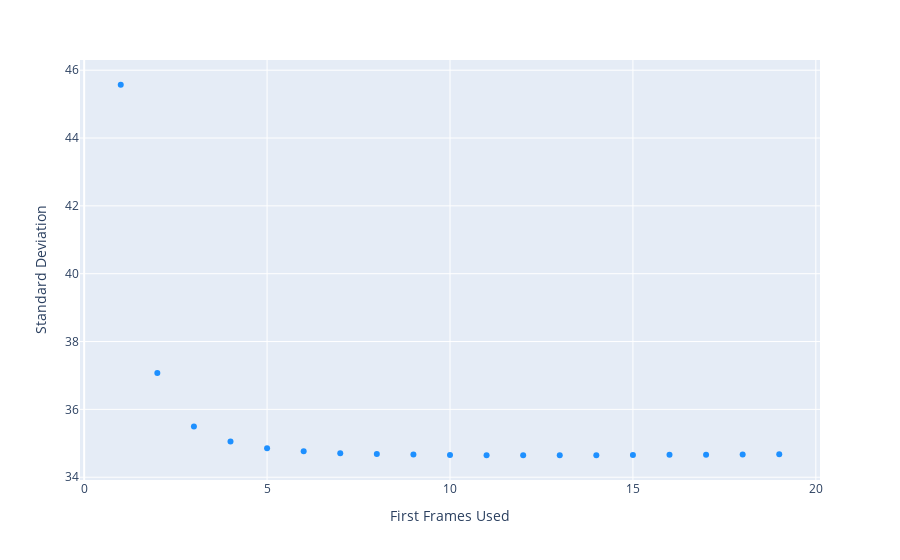

This figure's notebook cell:
### Code cell
# boring but somewhat useful graph to see the dropoff in the rate at which std decreases
# this is simply more EDA

px.scatter(x = frames, y = stds, labels = {'x':'First Frames Used', 'y':'Standard Deviation'}, color_discrete_sequence=['dodgerblue'])

### Figure 1 — Plotly figure (JSON) as saved in the notebook; plotly's stock layout.template omitted (floating-point values rounded to 4 significant figures)
{"data": [{"hovertemplate": "First Frames Used=%{x}<br>Standard Deviation=%{y}<extra></extra>", "legendgroup": "", "marker": {"color": "dodgerblue", "symbol": "circle"}, "mode": "markers", "name": "", "orientation": "v", "showlegend": false, "type": "scatter", "x": [1.0, 2.0, 3.0, 4.0, 5.0, 6.0, 7.0, 8.0, 9.0, 10.0, 11.0, 12.0, 13.0, 14.0, 15.0, 16.0, 17.0, 18.0, 19.0, NaN], "xaxis": "x", "y": [45.57, 37.07, 35.5, 35.05, 34.86, 34.76, 34.71, 34.68, 34.67, 34.66, 34.65, 34.65, 34.65, 34.65, 34.66, 34.66, 34.67, 34.67, 34.68, 34.74], "yaxis": "y"}], "layout": {"legend": {"tracegroupgap": 0}, "margin": {"t": 60}, "xaxis": {"anchor": "y", "domain": [0, 1], "title": {"text": "First Frames Used"}}, "yaxis": {"anchor": "x", "domain": [0, 1], "title": {"text": "Standard Deviation"}}}}
